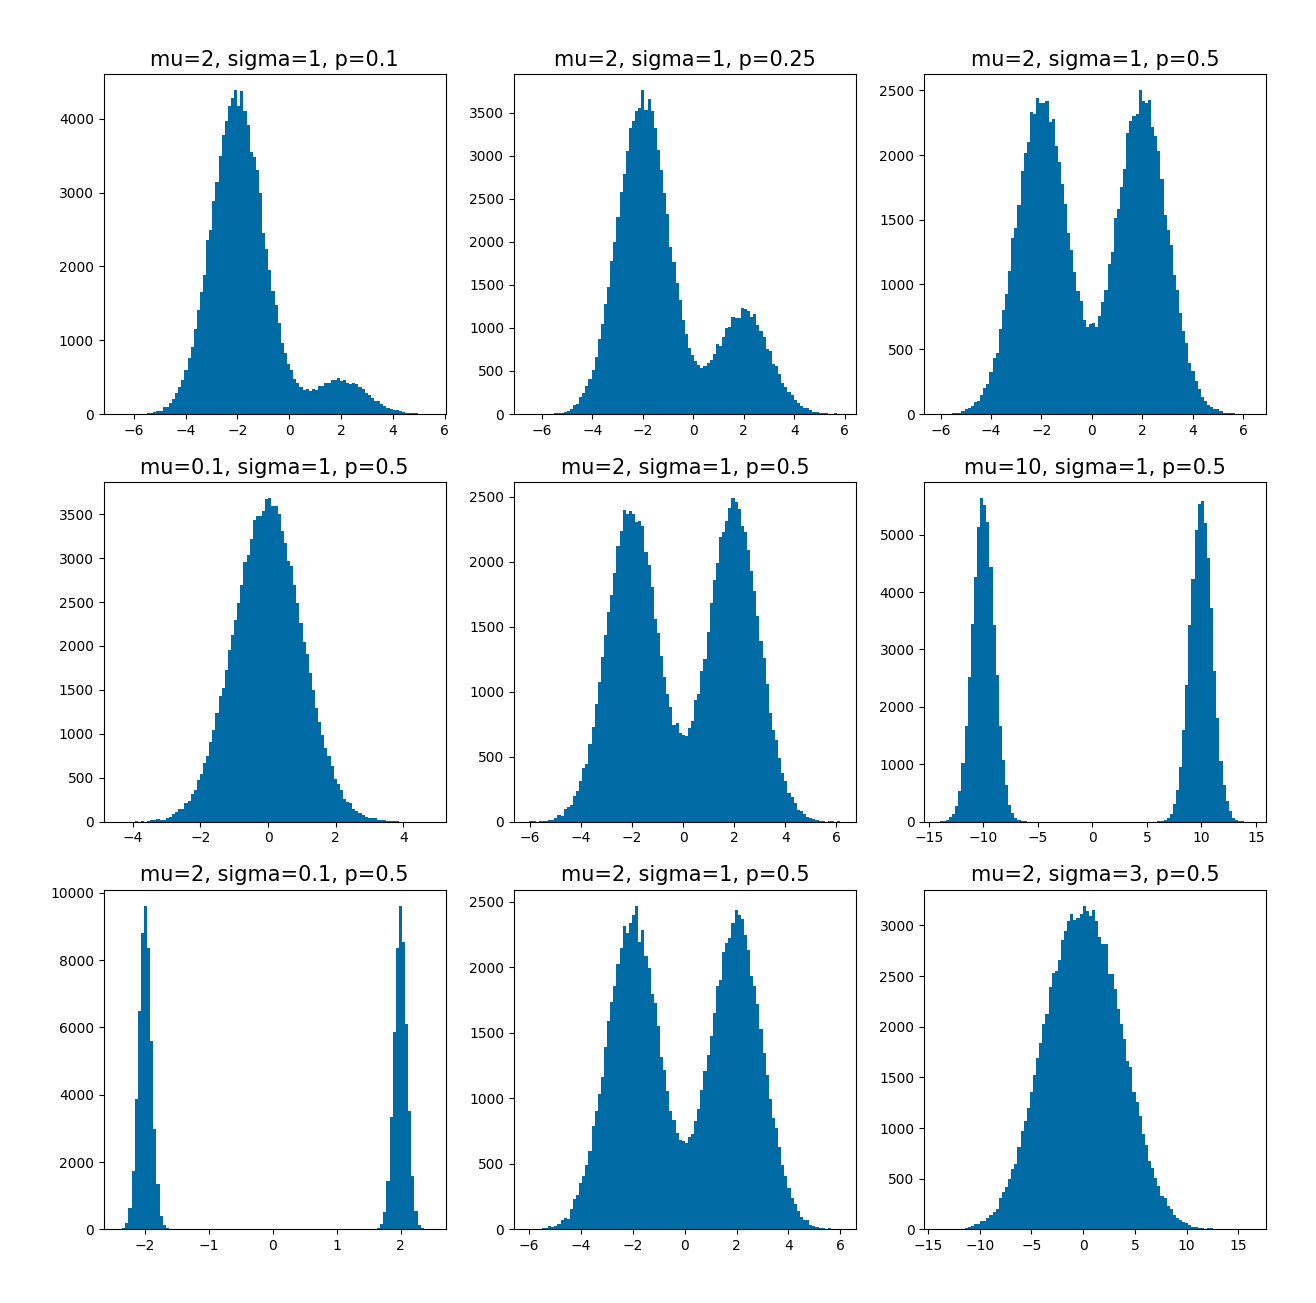

Recreate this plot in Python.
###########################################
###########################################
#author-gh: @adithya8
#sbu-id: 112683104
#desc: cse-512-hw3-challenge-1
###########################################
###########################################
#Imports
import numpy as np

import matplotlib.pyplot as plt
###########################################
###########################################
#Env instantiations
plt.style.use('tableau-colorblind10')
###########################################
###########################################

def sample_y(p:float, m:int):
    assert (0<= p <= 1)
    y = np.random.choice([1, -1], m, p=[p, 1-p])
    return y

###########################################
###########################################

def sample_x(mu:float, sigma:float):
    return np.random.normal(loc=mu, scale=sigma)

###########################################
###########################################

def sweep_label_balance(m:int):
    data = []
    for p in [0.1,0.25,0.5]:
        y = sample_y(p=p, m=m)
        print (f"Y=1:{len(y[y==1])}, Y=-1:{len(y[y==-1])}")
        x = [sample_x(i*2, 1) for i in y]
        data.append((x,y))

    return data

def sweep_separation_width(m:int):
    data=[]

    y = sample_y(p=0.5, m=m)
    for mu in [0.1,2.0,10.0]:
        x = [sample_x(mu*i, 1) for i in y]
        data.append((x,y))

    return data

def sweep_cluster_variance(m:int):
    data = []

    y = sample_y(p=0.5, m=m)
    for sigma in [0.1, 1, 3]:
        x = [sample_x(2*i, sigma) for i in y]
        data.append((x,y))

    return data

###########################################
###########################################

def plot_results(m:int):

    fig, axs = plt.subplots(3, 3, figsize=(15, 15))

    sweep_label_data = sweep_label_balance(m)
    axs[0, 0].hist(sweep_label_data[0][0], bins=100)
    axs[0, 0].set_title(f"mu=2, sigma=1, p=0.1", fontsize=15)
    axs[0, 1].hist(sweep_label_data[1][0], bins=100)
    axs[0, 1].set_title(f"mu=2, sigma=1, p=0.25", fontsize=15)
    axs[0, 2].hist(sweep_label_data[2][0], bins=100)
    axs[0, 2].set_title(f"mu=2, sigma=1, p=0.5", fontsize=15)
    
    sweep_separation_data = sweep_separation_width(m)
    axs[1, 0].hist(sweep_separation_data[0][0], bins=100)
    axs[1, 0].set_title(f"mu=0.1, sigma=1, p=0.5", fontsize=15)
    axs[1, 1].hist(sweep_separation_data[1][0], bins=100)
    axs[1, 1].set_title(f"mu=2, sigma=1, p=0.5", fontsize=15)
    axs[1, 2].hist(sweep_separation_data[2][0], bins=100)
    axs[1, 2].set_title(f"mu=10, sigma=1, p=0.5", fontsize=15)

    sweep_cluster_data = sweep_cluster_variance(m)
    axs[2, 0].hist(sweep_cluster_data[0][0], bins=100)
    axs[2, 0].set_title(f"mu=2, sigma=0.1, p=0.5", fontsize=15)
    axs[2, 1].hist(sweep_cluster_data[1][0], bins=100)
    axs[2, 1].set_title(f"mu=2, sigma=1, p=0.5", fontsize=15)
    axs[2, 2].hist(sweep_cluster_data[2][0], bins=100)
    axs[2, 2].set_title(f"mu=2, sigma=3, p=0.5", fontsize=15)    

    fig.savefig("challenge_1.png", bbox_inches="tight", pad_inches=0.5)
    return

###########################################
###########################################

if __name__ == '__main__':
    
    plot_results(m=100000)
    
###########################################
###########################################
###########################################
###########################################
